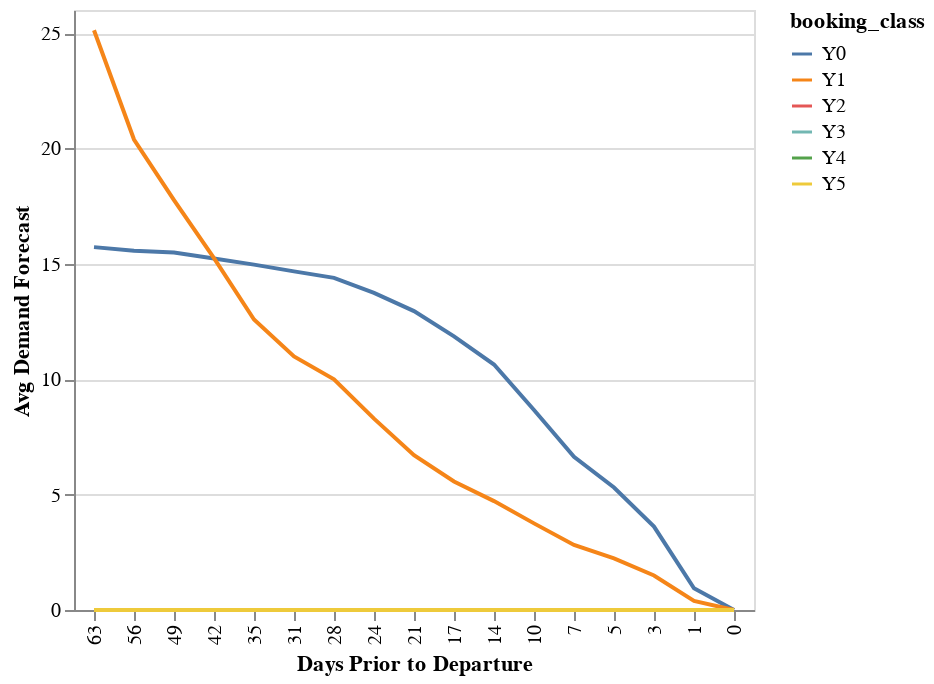

Notebook source saved alongside this figure:
### Code cell
summary.fig_path_forecasts(by_path_id=1)

### Figure 1 — Vega-Lite specification as saved in the notebook (floating-point values rounded to 4 significant figures)
{"config": {"view": {"continuousWidth": 300, "continuousHeight": 300}}, "data": {"name": "data-12ad8cdbf68916043151e0e6f75a9b0b"}, "mark": {"type": "line"}, "encoding": {"color": {"field": "booking_class", "type": "nominal"}, "x": {"field": "days_prior", "scale": {"reverse": true}, "title": "Days Prior to Departure", "type": "ordinal"}, "y": {"field": "forecast_mean", "title": "Avg Demand Forecast", "type": "quantitative"}}, "$schema": "https://vega.github.io/schema/vega-lite/v5.15.1.json", "datasets": {"data-12ad8cdbf68916043151e0e6f75a9b0b": [{"path_id": 1, "booking_class": "Y0", "days_prior": 0, "forecast_mean": 0.0}, {"path_id": 1, "booking_class": "Y0", "days_prior": 1, "forecast_mean": 0.9422}, {"path_id": 1, "booking_class": "Y0", "days_prior": 3, "forecast_mean": 3.612}, {"path_id": 1, "booking_class": "Y0", "days_prior": 5, "forecast_mean": 5.309}, {"path_id": 1, "booking_class": "Y0", "days_prior": 7, "forecast_mean": 6.639}, {"path_id": 1, "booking_class": "Y0", "days_prior": 10, "forecast_mean": 8.666}, {"path_id": 1, "booking_class": "Y0", "days_prior": 14, "forecast_mean": 10.64}, {"path_id": 1, "booking_class": "Y0", "days_prior": 17, "forecast_mean": 11.86}, {"path_id": 1, "booking_class": "Y0", "days_prior": 21, "forecast_mean": 12.95}, {"path_id": 1, "booking_class": "Y0", "days_prior": 24, "forecast_mean": 13.74}, {"path_id": 1, "booking_class": "Y0", "days_prior": 28, "forecast_mean": 14.39}, {"path_id": 1, "booking_class": "Y0", "days_prior": 31, "forecast_mean": 14.67}, {"path_id": 1, "booking_class": "Y0", "days_prior": 35, "forecast_mean": 14.97}, {"path_id": 1, "booking_class": "Y0", "days_prior": 42, "forecast_mean": 15.23}, {"path_id": 1, "booking_class": "Y0", "days_prior": 49, "forecast_mean": 15.49}, {"path_id": 1, "booking_class": "Y0", "days_prior": 56, "forecast_mean": 15.57}, {"path_id": 1, "booking_class": "Y0", "days_prior": 63, "forecast_mean": 15.72}, {"path_id": 1, "booking_class": "Y1", "days_prior": 0, "forecast_mean": 0.0}, {"path_id": 1, "booking_class": "Y1", "days_prior": 1, "forecast_mean": 0.3903}, {"path_id": 1, "booking_class": "Y1", "days_prior": 3, "forecast_mean": 1.496}, {"path_id": 1, "booking_class": "Y1", "days_prior": 5, "forecast_mean": 2.239}, {"path_id": 1, "booking_class": "Y1", "days_prior": 7, "forecast_mean": 2.821}, {"path_id": 1, "booking_class": "Y1", "days_prior": 10, "forecast_mean": 3.754}, {"path_id": 1, "booking_class": "Y1", "days_prior": 14, "forecast_mean": 4.718}, {"path_id": 1, "booking_class": "Y1", "days_prior": 17, "forecast_mean": 5.569}, {"path_id": 1, "booking_class": "Y1", "days_prior": 21, "forecast_mean": 6.711}, {"path_id": 1, "booking_class": "Y1", "days_prior": 24, "forecast_mean": 8.292}, {"path_id": 1, "booking_class": "Y1", "days_prior": 28, "forecast_mean": 9.997}, {"path_id": 1, "booking_class": "Y1", "days_prior": 31, "forecast_mean": 10.99}, {"path_id": 1, "booking_class": "Y1", "days_prior": 35, "forecast_mean": 12.59}, {"path_id": 1, "booking_class": "Y1", "days_prior": 42, "forecast_mean": 15.25}, {"path_id": 1, "booking_class": "Y1", "days_prior": 49, "forecast_mean": 17.76}, {"path_id": 1, "booking_class": "Y1", "days_prior": 56, "forecast_mean": 20.39}, {"path_id": 1, "booking_class": "Y1", "days_prior": 63, "forecast_mean": 25.12}, {"path_id": 1, "booking_class": "Y2", "days_prior": 0, "forecast_mean": 0.0}, {"path_id": 1, "booking_class": "Y2", "days_prior": 1, "forecast_mean": 0.0}, {"path_id": 1, "booking_class": "Y2", "days_prior": 3, "forecast_mean": 0.0}, {"path_id": 1, "booking_class": "Y2", "days_prior": 5, "forecast_mean": 0.0}, {"path_id": 1, "booking_class": "Y2", "days_prior": 7, "forecast_mean": 0.0}, {"path_id": 1, "booking_class": "Y2", "days_prior": 10, "forecast_mean": 0.0}, {"path_id": 1, "booking_class": "Y2", "days_prior": 14, "forecast_mean": 0.0}, {"path_id": 1, "booking_class": "Y2", "days_prior": 17, "forecast_mean": 0.0}, {"path_id": 1, "booking_class": "Y2", "days_prior": 21, "forecast_mean": 0.0}, {"path_id": 1, "booking_class": "Y2", "days_prior": 24, "forecast_mean": 0.0}, {"path_id": 1, "booking_class": "Y2", "days_prior": 28, "forecast_mean": 0.0}, {"path_id": 1, "booking_class": "Y2", "days_prior": 31, "forecast_mean": 0.0}, {"path_id": 1, "booking_class": "Y2", "days_prior": 35, "forecast_mean": 0.0}, {"path_id": 1, "booking_class": "Y2", "days_prior": 42, "forecast_mean": 0.0}, {"path_id": 1, "booking_class": "Y2", "days_prior": 49, "forecast_mean": 0.0}, {"path_id": 1, "booking_class": "Y2", "days_prior": 56, "forecast_mean": 0.0}, {"path_id": 1, "booking_class": "Y2", "days_prior": 63, "forecast_mean": 0.0}, {"path_id": 1, "booking_class": "Y3", "days_prior": 0, "forecast_mean": 0.0}, {"path_id": 1, "booking_class": "Y3", "days_prior": 1, "forecast_mean": 0.0}, {"path_id": 1, "booking_class": "Y3", "days_prior": 3, "forecast_mean": 0.0}, {"path_id": 1, "booking_class": "Y3", "days_prior": 5, "forecast_mean": 0.0}, {"path_id": 1, "booking_class": "Y3", "days_prior": 7, "forecast_mean": 0.0}, {"path_id": 1, "booking_class": "Y3", "days_prior": 10, "forecast_mean": 0.0}, {"path_id": 1, "booking_class": "Y3", "days_prior": 14, "forecast_mean": 0.0}, {"path_id": 1, "booking_class": "Y3", "days_prior": 17, "forecast_mean": 0.0}, {"path_id": 1, "booking_class": "Y3", "days_prior": 21, "forecast_mean": 0.0}, {"path_id": 1, "booking_class": "Y3", "days_prior": 24, "forecast_mean": 0.0}, {"path_id": 1, "booking_class": "Y3", "days_prior": 28, "forecast_mean": 0.0}, {"path_id": 1, "booking_class": "Y3", "days_prior": 31, "forecast_mean": 0.0}, {"path_id": 1, "booking_class": "Y3", "days_prior": 35, "forecast_mean": 0.0}, {"path_id": 1, "booking_class": "Y3", "days_prior": 42, "forecast_mean": 0.0}, {"path_id": 1, "booking_class": "Y3", "days_prior": 49, "forecast_mean": 0.0}, {"path_id": 1, "booking_class": "Y3", "days_prior": 56, "forecast_mean": 0.0}, {"path_id": 1, "booking_class": "Y3", "days_prior": 63, "forecast_mean": 0.0}, {"path_id": 1, "booking_class": "Y4", "days_prior": 0, "forecast_mean": 0.0}, {"path_id": 1, "booking_class": "Y4", "days_prior": 1, "forecast_mean": 0.0}, {"path_id": 1, "booking_class": "Y4", "days_prior": 3, "forecast_mean": 0.0}, {"path_id": 1, "booking_class": "Y4", "days_prior": 5, "forecast_mean": 0.0}, {"path_id": 1, "booking_class": "Y4", "days_prior": 7, "forecast_mean": 0.0}, {"path_id": 1, "booking_class": "Y4", "days_prior": 10, "forecast_mean": 0.0}, {"path_id": 1, "booking_class": "Y4", "days_prior": 14, "forecast_mean": 0.0}, {"path_id": 1, "booking_class": "Y4", "days_prior": 17, "forecast_mean": 0.0}, {"path_id": 1, "booking_class": "Y4", "days_prior": 21, "forecast_mean": 0.0}, {"path_id": 1, "booking_class": "Y4", "days_prior": 24, "forecast_mean": 0.0}, {"path_id": 1, "booking_class": "Y4", "days_prior": 28, "forecast_mean": 0.0}, {"path_id": 1, "booking_class": "Y4", "days_prior": 31, "forecast_mean": 0.0}, {"path_id": 1, "booking_class": "Y4", "days_prior": 35, "forecast_mean": 0.0}, {"path_id": 1, "booking_class": "Y4", "days_prior": 42, "forecast_mean": 0.0}, {"path_id": 1, "booking_class": "Y4", "days_prior": 49, "forecast_mean": 0.0}, {"path_id": 1, "booking_class": "Y4", "days_prior": 56, "forecast_mean": 0.0}, {"path_id": 1, "booking_class": "Y4", "days_prior": 63, "forecast_mean": 0.0}, {"path_id": 1, "booking_class": "Y5", "days_prior": 0, "forecast_mean": 0.0}, {"path_id": 1, "booking_class": "Y5", "days_prior": 1, "forecast_mean": 0.0}, {"path_id": 1, "booking_class": "Y5", "days_prior": 3, "forecast_mean": 0.0}, {"path_id": 1, "booking_class": "Y5", "days_prior": 5, "forecast_mean": 0.0}, {"path_id": 1, "booking_class": "Y5", "days_prior": 7, "forecast_mean": 0.0}, {"path_id": 1, "booking_class": "Y5", "days_prior": 10, "forecast_mean": 0.0}, {"path_id": 1, "booking_class": "Y5", "days_prior": 14, "forecast_mean": 0.0}, {"path_id": 1, "booking_class": "Y5", "days_prior": 17, "forecast_mean": 0.0}, {"path_id": 1, "booking_class": "Y5", "days_prior": 21, "forecast_mean": 0.0}, {"path_id": 1, "booking_class": "Y5", "days_prior": 24, "forecast_mean": 0.0}, {"path_id": 1, "booking_class": "Y5", "days_prior": 28, "forecast_mean": 0.0}, {"path_id": 1, "booking_class": "Y5", "days_prior": 31, "forecast_mean": 0.0}, {"path_id": 1, "booking_class": "Y5", "days_prior": 35, "forecast_mean": 0.0}, {"path_id": 1, "booking_class": "Y5", "days_prior": 42, "forecast_mean": 0.0}, {"path_id": 1, "booking_class": "Y5", "days_prior": 49, "forecast_mean": 0.0}, {"path_id": 1, "booking_class": "Y5", "days_prior": 56, "forecast_mean": 0.0}, {"path_id": 1, "booking_class": "Y5", "days_prior": 63, "forecast_mean": 0.0}]}}
